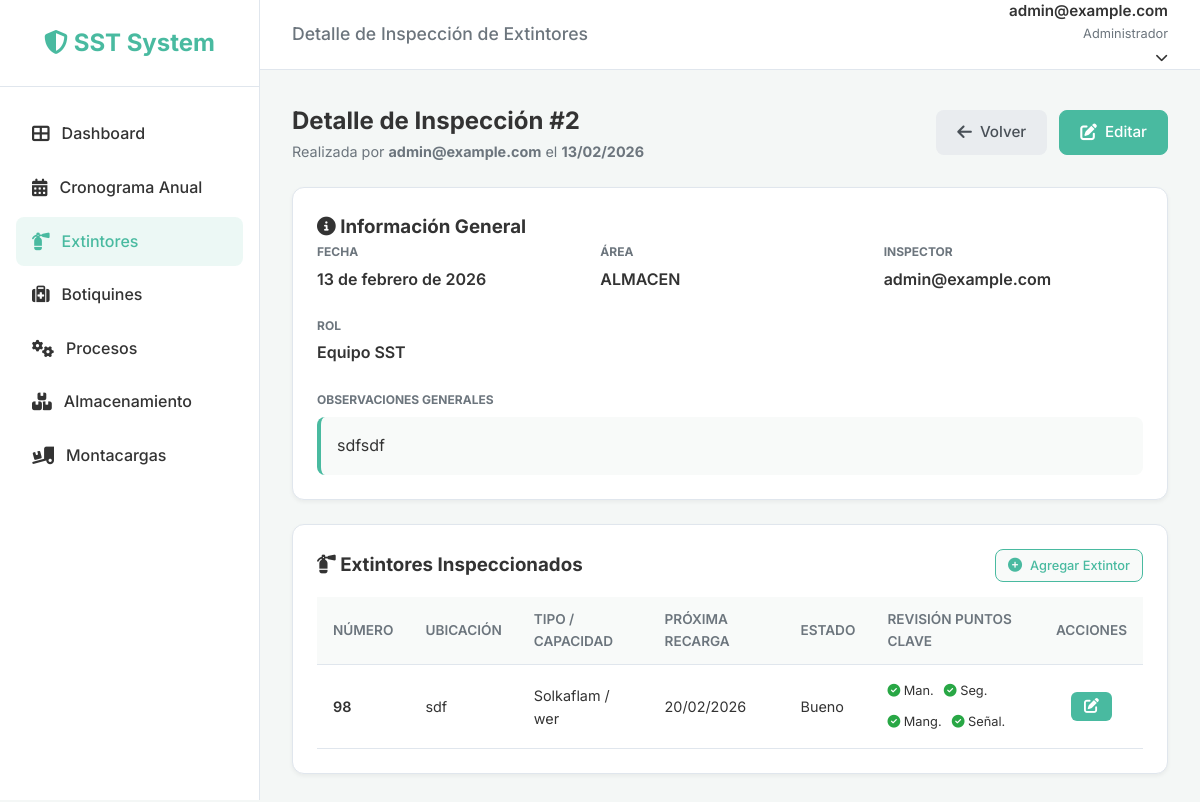
The page /inspections/extinguishers/2/ (signed in) on the database its author committed.
### users/models.py (models this page shows, shortened)
class CustomUser(AbstractUser):
    email = models.EmailField(unique=True)
    document_number = models.CharField(max_length=20, blank=True, null=True)
    role = models.ForeignKey('roles.Role', on_delete=models.SET_NULL, null=True, blank=True,
                             related_name='users', verbose_name='Rol')
    updated_at = models.DateTimeField(auto_now=True)
    USERNAME_FIELD = 'email'
    REQUIRED_FIELDS = ['username', 'first_name', 'last_name']
    def __str__(self):
        return self.email

### inspections/models.py (models this page shows, shortened)
class BaseInspection(models.Model):
    STATUS_CHOICES = [
        ('Cumple', 'Cumple'),
        ('No Cumple', 'No Cumple'),
        ('No Aplica', 'No Aplica'),
    ]
    inspection_date = models.DateField(verbose_name="Fecha de Inspección")
    area = models.ForeignKey(
        'Area',
        on_delete=models.PROTECT,
        verbose_name="Área/Ubicación",
        help_text="Seleccione el área inspeccionada"
    )
    inspector = models.ForeignKey(
        settings.AUTH_USER_MODEL,
        on_delete=models.SET_NULL,
        null=True,
        related_name="%(class)s_inspections",
        verbose_name="Inspector"
    )
    schedule_item = models.ForeignKey(
        'InspectionSchedule',
        on_delete=models.SET_NULL,
        null=True,
        blank=True,
        verbose_name="Ítem del Cronograma",
        related_name="%(class)s_actual_inspections"
    )
    general_status = models.CharField(
        max_length=20,
        choices=STATUS_CHOICES,
        default='Cumple',
        verbose_name="Estado General"
    )
    observations = models.TextField(blank=True, null=True, verbose_name="Observaciones Generales")
    created_at = models.DateTimeField(auto_now_add=True)
    updated_at = models.DateTimeField(auto_now=True)
    class Meta:
        abstract = True
        ordering = ['-inspection_date']

class ExtinguisherInspection(BaseInspection):
    ROLE_CHOICES = [
        ('Brigadista', 'Brigadista'),
        ('Equipo SST', 'Equipo SST'),
        ('Copasst', 'Copasst'),
    ]
    inspector_role = models.CharField(
        max_length=20,
        choices=ROLE_CHOICES,
        default='Equipo SST',
        verbose_name="Rol del Inspector"
    )
    class Meta(BaseInspection.Meta):
        verbose_name = "Inspección de Extintores"
        verbose_name_plural = "Inspecciones de Extintores"

class Area(models.Model):
    class Meta:
        verbose_name = "Cronograma de Inspección"
        verbose_name_plural = "Cronogramas de Inspección"
        ordering = ['scheduled_date']
    """
    Standardized areas for the organization.
    Used across all inspection modules to ensure consistency.
    """
    name = models.CharField(max_length=200, unique=True, verbose_name="Nombre del Área")
    is_active = models.BooleanField(default=True, verbose_name="Activa")
    created_at = models.DateTimeField(auto_now_add=True)
    updated_at = models.DateTimeField(auto_now=True)
    class Meta:
        verbose_name = "Área"
        verbose_name_plural = "Áreas"
        ordering = ['name']
    def __str__(self):
        return self.name

class ExtinguisherItem(models.Model):
    TYPE_CHOICES = [
        ('PQS', 'Polvo Químico Seco (PQS)'),
        ('AGUA', 'H2O Agua Presión'),
        ('SOLKAFLAM', 'Solkaflam'),
        ('CO2', 'CO2 Gas Carbónico'),
        ('MULTIPROPOSITO', 'Multipropósito ABC'),
    ]
    STATUS_CHOICES = [
        ('Bueno', 'Bueno'),
        ('Malo', 'Malo'),
        ('Recargar', 'Recargar'),
    ]
    inspection = models.ForeignKey(ExtinguisherInspection, related_name='items', on_delete=models.CASCADE)
    extinguisher_number = models.CharField(max_length=50, verbose_name="Número", default="N/A")
    location = models.CharField(max_length=100, verbose_name="Ubicación Específica")
    extinguisher_type = models.CharField(max_length=20, choices=TYPE_CHOICES, verbose_name="Tipo")
    capacity = models.CharField(max_length=50, verbose_name="Capacidad (lbs/kg)")
    last_recharge_date = models.DateField(verbose_name="Última Recarga", blank=True, null=True)
    next_recharge_date = models.DateField(verbose_name="Próxima Recarga", blank=True, null=True)
    pressure_gauge_ok = models.BooleanField(default=True, verbose_name="Manómetro")
    safety_pin_ok = models.BooleanField(default=True, verbose_name="Seguro/Pasador")
    hose_nozzle_ok = models.BooleanField(default=True, verbose_name="Manguera/Boquilla")
    signage_ok = models.BooleanField(default=True, verbose_name="Señalización")
    access_ok = models.BooleanField(default=True, verbose_name="Acceso Libre")
    label_ok = models.BooleanField(default=True, verbose_name="Etiqueta Legible")
    status = models.CharField(max_length=20, choices=STATUS_CHOICES, default='Bueno', verbose_name="Estado")
    observations = models.CharField(max_length=255, blank=True, verbose_name="Observaciones")

### inspections/views.py (the view)
# urls.py: path('extinguishers/<int:pk>/', ExtinguisherDetailView.as_view(), name='extinguisher_detail'),
class ExtinguisherDetailView(LoginRequiredMixin, DetailView):
    model = ExtinguisherInspection; template_name = 'inspections/extinguisher_detail.html'

### templates/inspections/extinguisher_detail.html (shortened to what this page needs)
{% extends 'base.html' %}
{% load static %}
{% block header_title %}Detalle de Inspección de Extintores{% endblock %}
{% block content %}
<div class="inspection-form-container" style="max-width: 100%;">
    <div class="dashboard-header">
        <div>
            <h1 style="font-size: 1.5rem; font-weight: 700;">Detalle de Inspección #{{ object.pk }}</h1>
            <p style="color: var(--text-light); font-size: 0.9rem;">Realizada por
                <b>{{ object.inspector }}</b> el <b>{{ object.inspection_date|date:"d/m/Y" }}</b>
            </p>
        </div>
        <div style="display: flex; gap: 12px;">
            <a href="{% url 'extinguisher_list' %}" class="btn" style="background: #e9ecef; color: #495057;"><i
                    class="fas fa-arrow-left"></i> Volver</a>
            <a href="{% url 'extinguisher_edit' object.pk %}" class="btn btn-primary"><i class="fas fa-edit"></i>
                Editar</a>
        </div>
    </div>
    <div class="card">
        <h3 class="inspection-section-title"><i class="fas fa-info-circle"></i> Información General</h3>
        <div style="display: grid; grid-template-columns: repeat(auto-fit, minmax(200px, 1fr)); gap: 24px;">
            <div>
                <label
                    style="display: block; font-size: 0.75rem; color: var(--text-light); text-transform: uppercase; font-weight: 700; margin-bottom: 5px;">Fecha</label>
                <div style="font-weight: 600;">{{ object.inspection_date }}</div>
            </div>
            <div>
                <label
                    style="display: block; font-size: 0.75rem; color: var(--text-light); text-transform: uppercase; font-weight: 700; margin-bottom: 5px;">Área</label>
                <div style="font-weight: 600;">{{ object.area }}</div>
            </div>
            <div>
                <label
                    style="display: block; font-size: 0.75rem; color: var(--text-light); text-transform: uppercase; font-weight: 700; margin-bottom: 5px;">Inspector</label>
                <div style="font-weight: 600;">{{ object.inspector }}</div>
            </div>
            <div>
                <label
                    style="display: block; font-size: 0.75rem; color: var(--text-light); text-transform: uppercase; font-weight: 700; margin-bottom: 5px;">Rol</label>
                <div style="font-weight: 600;">{{ object.inspector_role|default:"N/A" }}</div>
            </div>
        </div>
        {% if object.observations %}
        <div style="margin-top: 24px;">
            <label
                style="display: block; font-size: 0.75rem; color: var(--text-light); text-transform: uppercase; font-weight: 700; margin-bottom: 8px;">Observaciones
                Generales</label>
            <div
                style="background: #f8faf9; padding: 16px; border-radius: 8px; border-left: 4px solid var(--primary-color);">
                {{ object.observations }}
            </div>
        </div>
        {% endif %}
    </div>
    <div class="card">
        <div class="card-header" style="margin-bottom: 15px;">
            <h3 class="inspection-section-title" style="margin: 0; border: none;"><i
                    class="fas fa-fire-extinguisher"></i> Extintores Inspeccionados</h3>
            <a href="{% url 'extinguisher_item_create' object.pk %}" class="btn"
                style="background-color: #f8faf9; color: var(--primary-color); border: 1px solid var(--primary-color); padding: 6px 12px; font-size: 0.8rem;">
                <i class="fas fa-plus-circle"></i> Agregar Extintor
            </a>
        </div>
        <div class="table-wrapper">
            <table style="font-size: 0.85rem;">
                <thead>
                    <tr>
                        <th style="width: 50px;">Número</th>
                        <th>Ubicación</th>
                        <th>Tipo / Capacidad</th>
                        <th>Próxima Recarga</th>
                        <th>Estado</th>
                        <th>Revisión Puntos Clave</th>
                        <th style="width: 80px;">Acciones</th>
                    </tr>
                </thead>
                <tbody>
                    {% for item in object.items.all %}
                    <tr>
                        <td style="font-weight: 600;">{{ item.extinguisher_number }}</td>
                        <td>{{ item.location }}</td>
                        <td>{{ item.get_extinguisher_type_display }} / {{ item.capacity }}</td>
                        <td>{{ item.next_recharge_date|date:"d/m/Y"|default:"N/A" }}</td>
                        <td>
                            <span
                                class="compliance-badge {% if item.status == 'Bueno' %}badge-success{% elif item.status == 'Malo' %}badge-danger{% else %}badge-warning{% endif %}">
                                {{ item.status }}
                            </span>
                        </td>
                        <td>
                            <div style="display: flex; gap: 10px; font-size: 0.8rem; flex-wrap: wrap;">
                                <span title="Manómetro">{% if item.pressure_gauge_ok %}<i class="fas fa-check-circle"
                                        style="color:#28a745;"></i>{% else %}<i class="fas fa-times-circle"
                                        style="color:#dc3545;"></i>{% endif %} Man.</span>
                                <span title="Seguro">{% if item.safety_pin_ok %}<i class="fas fa-check-circle"
                                        style="color:#28a745;"></i>{% else %}<i class="fas fa-times-circle"
                                        style="color:#dc3545;"></i>{% endif %} Seg.</span>
                                <span title="Manguera">{% if item.hose_nozzle_ok %}<i class="fas fa-check-circle"
                                        style="color:#28a745;"></i>{% else %}<i class="fas fa-times-circle"
                                        style="color:#dc3545;"></i>{% endif %} Mang.</span>
                                <span title="Señalización">{% if item.signage_ok %}<i class="fas fa-check-circle"
                                        style="color:#28a745;"></i>{% else %}<i class="fas fa-times-circle"
                                        style="color:#dc3545;"></i>{% endif %} Señal.</span>
                            </div>
                        </td>
                        <td style="text-align: center;">
                            <div class="action-buttons">
                                <a href="{% url 'extinguisher_item_edit' item.pk %}" class="btn btn-sm"
                                    style="background: #49BAA0; color: white; padding: 6px 12px;" title="Editar">
                                    <i class="fas fa-edit"></i>
                                </a>
                            </div>
                        </td>
                    </tr>
                    {% empty %}
                    <tr>
                        <td colspan="7" style="text-align: center; padding: 24px; color: var(--text-light);">No hay
                            extintores registrados.</td>
                    </tr>
                    {% endfor %}
                </tbody>
            </table>
        </div>
    </div>
</div>
{% endblock %}

### templates/base.html (shortened to what this page needs)
{% load static %}
<!DOCTYPE html>
<html lang="es">
<head>
    <link rel="stylesheet" href="https://cdnjs.cloudflare.com/ajax/libs/font-awesome/6.4.0/css/all.min.css">
    <link rel="stylesheet" href="https://cdnjs.cloudflare.com/ajax/libs/toastr.js/latest/toastr.min.css">
    <link rel="stylesheet" href="{% static 'css/style.css' %}">
</head>
<body>
    {% if user.is_authenticated %}
    <div class="app-wrapper">
        <aside class="sidebar">
            <div class="sidebar-header">
                <a href="{% url 'dashboard' %}" class="logo">
                    <i class="fas fa-shield-alt"></i> <span class="logo-text">SST System</span>
                </a>
            </div>
            <ul class="sidebar-menu">
                <li>
                    <a href="{% url 'dashboard' %}"
                        class="{% if request.resolver_match.url_name == 'dashboard' %}active{% endif %}">
                        <i class="fas fa-th-large"></i> <span>Dashboard</span>
                    </a>
                </li>
                <li>
                    <a href="{% url 'inspection_list' %}"
                        class="{% if request.resolver_match.url_name == 'inspection_list' %}active{% endif %}">
                        <i class="fas fa-calendar-alt"></i> <span>Cronograma Anual</span>
                    </a>
                </li>
                <li>
                    <a href="{% url 'extinguisher_list' %}"
                        class="{% if 'extinguisher' in request.path %}active{% endif %}">
                        <i class="fas fa-fire-extinguisher"></i> <span>Extintores</span>
                    </a>
                </li>
                <li>
                    <a href="{% url 'first_aid_list' %}" class="{% if 'first-aid' in request.path %}active{% endif %}">
                        <i class="fas fa-medkit"></i> <span>Botiquines</span>
                    </a>
                </li>
                <li>
                    <a href="{% url 'process_list' %}" class="{% if 'process' in request.path %}active{% endif %}">
                        <i class="fas fa-cogs"></i> <span>Procesos</span>
                    </a>
                </li>
                <li>
                    <a href="{% url 'storage_list' %}" class="{% if 'storage' in request.path %}active{% endif %}">
                        <i class="fas fa-boxes"></i> <span>Almacenamiento</span>
                    </a>
                </li>
                <li>
                    <a href="{% url 'forklift_list' %}" class="{% if 'forklift' in request.path %}active{% endif %}">
                        <i class="fas fa-truck-loading"></i> <span>Montacargas</span>
                    </a>
                </li>
            </ul>
        </aside>
        <div style="flex: 1; display: flex; flex-direction: column;">
            <header class="topbar">
                <div class="page-title">
                    <h2 style="font-size: 1.1rem; color: var(--text-light); font-weight: 500;">
                        {% block header_title %}Panel de Control{% endblock %}
                    </h2>
                </div>
                <div class="user-profile" style="position: relative;">
                    <div class="user-info" style="cursor: pointer;" onclick="toggleUserDropdown()">
                        <span class="user-name">{{ user.get_full_name|default:user.email }}</span>
                        <span class="user-role">{% if user.is_staff %}Administrador{% else %}Inspector{% endif %}</span>
                        <i class="fas fa-chevron-down"
                            style="margin-left: 8px; font-size: 0.8rem; transition: transform 0.3s;"></i>
                    </div>
                </div>
            </header>
            <main class="main-content">
                <div class="content-container">
                    {% block content %}{% endblock %}
                </div>
            </main>
        </div>
    </div>
    {% endif %}
</body>
</html>

### rows shown on the page
CustomUser: get_full_name "admin@example.com"
ExtinguisherInspection: pk "2", inspector "admin@example.com", inspection_date "13/02/2026", inspection_date "13 de febrero de 2026", area "ALMACEN", inspector_role "Equipo SST", observations "sdfsdf"
ExtinguisherItem: extinguisher_number "98", location "sdf", extinguisher_type "Solkaflam", capacity "wer", next_recharge_date "20/02/2026", status "Bueno", pressure_gauge_ok True (drawn), safety_pin_ok True (drawn), hose_nozzle_ok True (drawn), signage_ok True (drawn)
